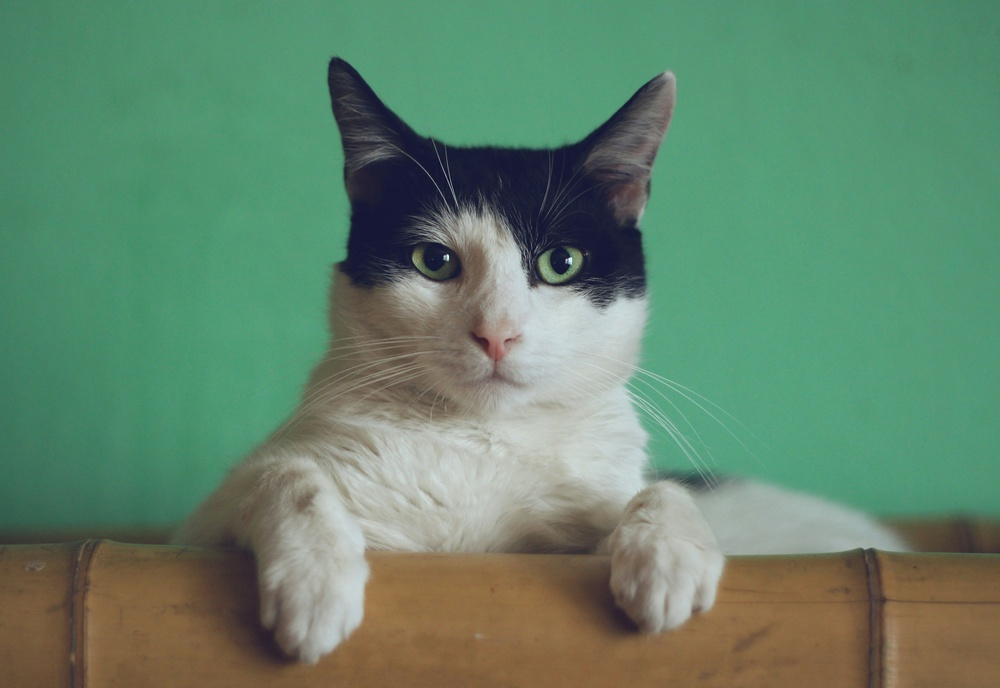
#> input picture week_02_classic_ml/open_cv/resource/cat.jpg, 1000 x 688 px, shrunk from 5026 x 3458 before the run
$ python color_image.py
#> lines starting #> are read from the running program, lines starting #| are printed output that depends on the picture
import cv2
import numpy as np
import matplotlib.pyplot as plt

# 1. Đọc ảnh mặc định (BGR)
img_bgr = cv2.imread("./resource/cat.jpg", cv2.IMREAD_COLOR)
#> img_bgr is the input picture: shape (688, 1000, 3); mean B, G, R 107.8, 132.8, 99.3

if img_bgr is not None:
    # 2. Chuyển đổi BGR -> Grayscale (Tensor 3D -> 2D)
    img_gray = cv2.cvtColor(img_bgr, cv2.COLOR_BGR2GRAY)
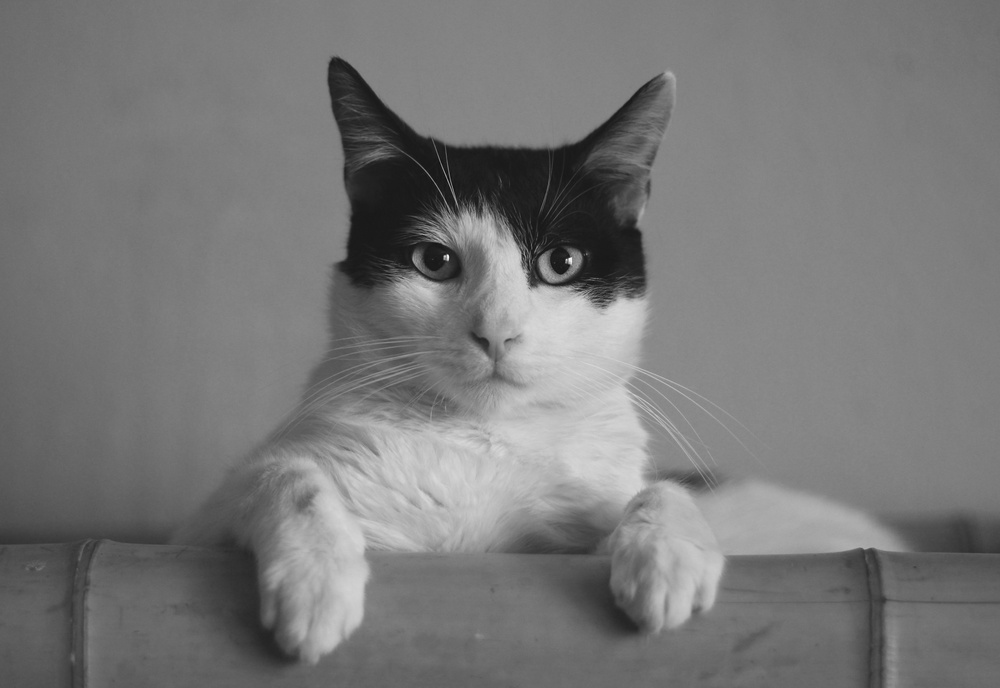
#> img_gray: shape (688, 1000); min 4, max 249, mean 119.9
    print(f"Shape ảnh gốc BGR: {img_bgr.shape}")
#| Shape ảnh gốc BGR: (688, 1000, 3)
    print(f"Shape ảnh Grayscale: {img_gray.shape}")
#| Shape ảnh Grayscale: (688, 1000)

    # 3. Fix lỗi Matplotlib (BGR -> RGB)
    img_rgb = cv2.cvtColor(img_bgr, cv2.COLOR_BGR2RGB)

    # 4. Tách các kênh màu bằng NumPy (Nhanh hơn cv2.split)
    # Cú pháp: [Tất cả hàng, Tất cả cột, Index của Kênh]
    b_channel = img_bgr[:, :, 0]
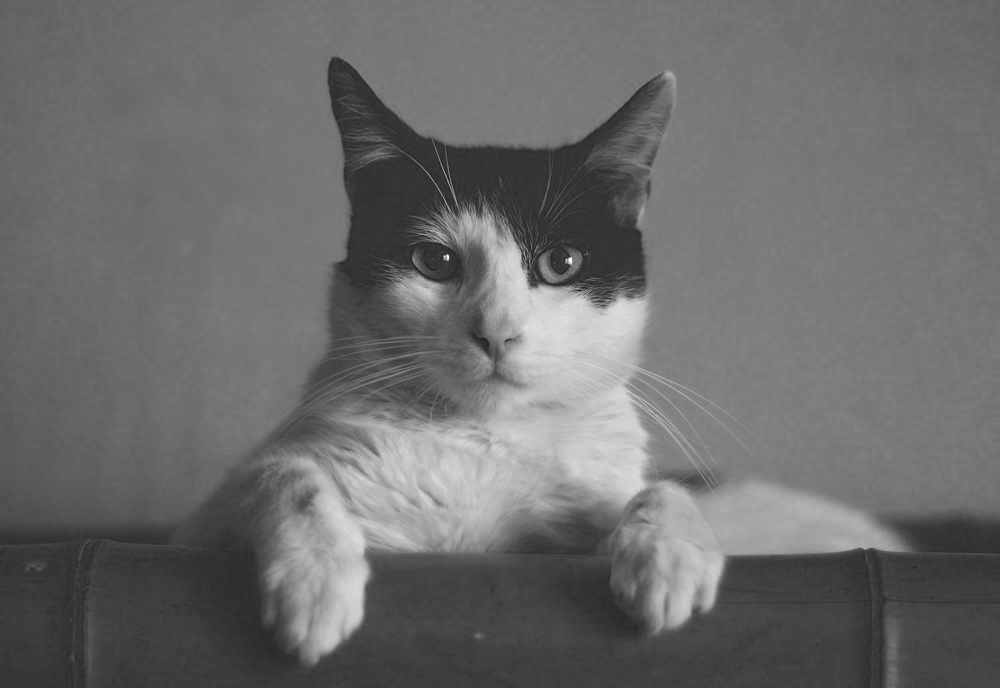
#> b_channel: shape (688, 1000); min 23, max 255, mean 107.8
    g_channel = img_bgr[:, :, 1]
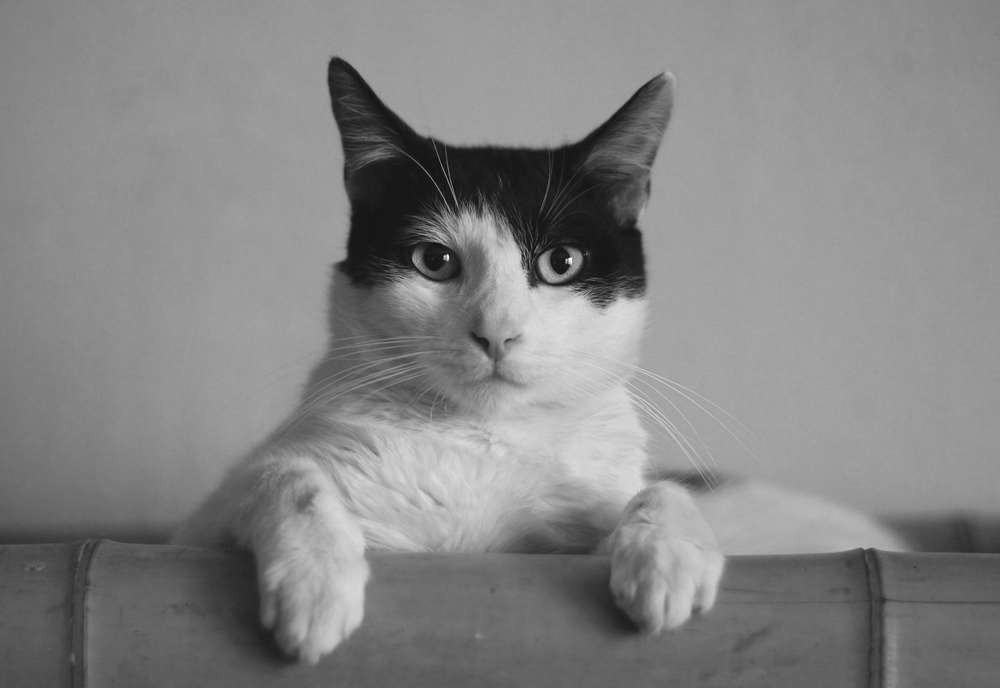
#> g_channel: shape (688, 1000); min 3, max 255, mean 132.8
    r_channel = img_bgr[:, :, 2]
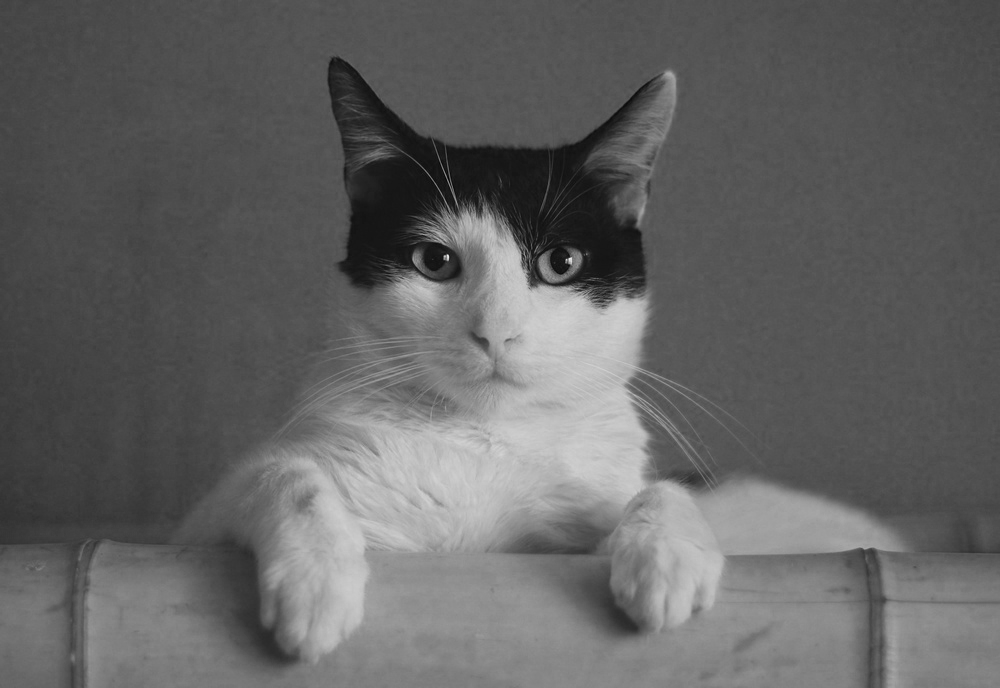
#> r_channel: shape (688, 1000); min 0, max 241, mean 99.3
    print(f"Shape của 1 kênh màu (ví dụ Blue): {b_channel.shape} -> Đây là ảnh 2D đen trắng!")
#| Shape của 1 kênh màu (ví dụ Blue): (688, 1000) -> Đây là ảnh 2D đen trắng!

    # 5. [Trực quan hóa Thực tế]
    # Để màn hình hiện ra "Màu Xanh", ta phải tạo Tensor 3D với Red=0, Green=0
    # Khởi tạo ma trận toàn số 0 có cùng shape với ảnh gốc
    blue_visual = np.zeros_like(img_bgr)

    # Bơm ma trận kênh Blue (2D) vào không gian Kênh 0 của ma trận 3D
    blue_visual[:, :, 0] = b_channel
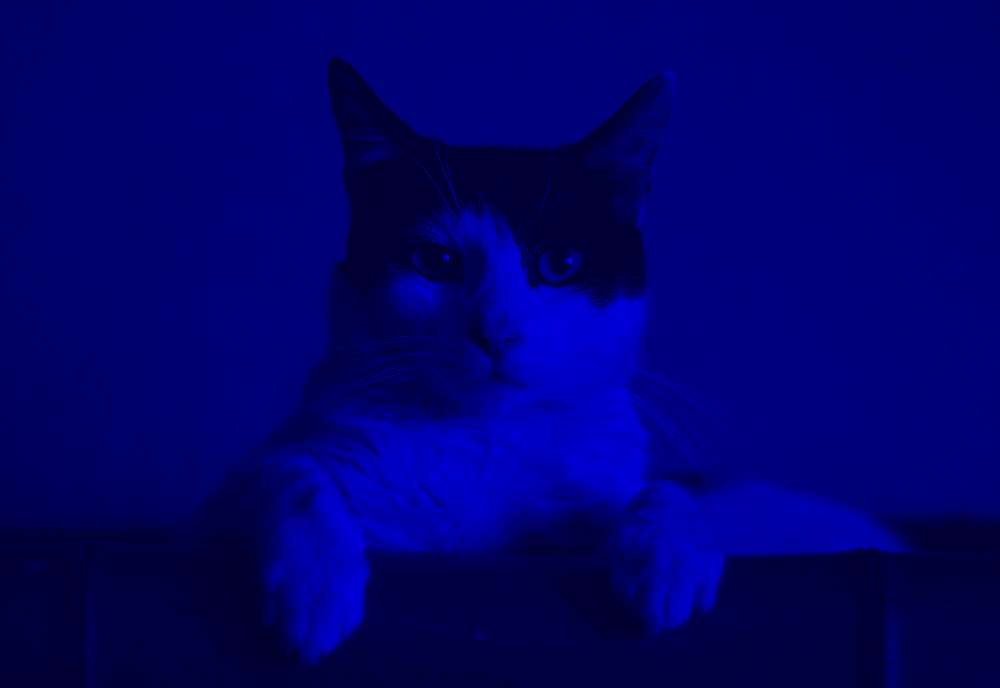
#> blue_visual: shape (688, 1000, 3); mean of channels 0, 1, 2 107.8, 0, 0; drawn as B, G, R

    # Hiển thị
    cv2.imshow("Original BGR", img_bgr)
    cv2.imshow("Grayscale", img_gray)
    cv2.imshow("Blue Channel (Visualized in 3D)", blue_visual)

    cv2.waitKey(0)
    cv2.destroyAllWindows()
else:
    print("Không load được ảnh, check lại path!")
